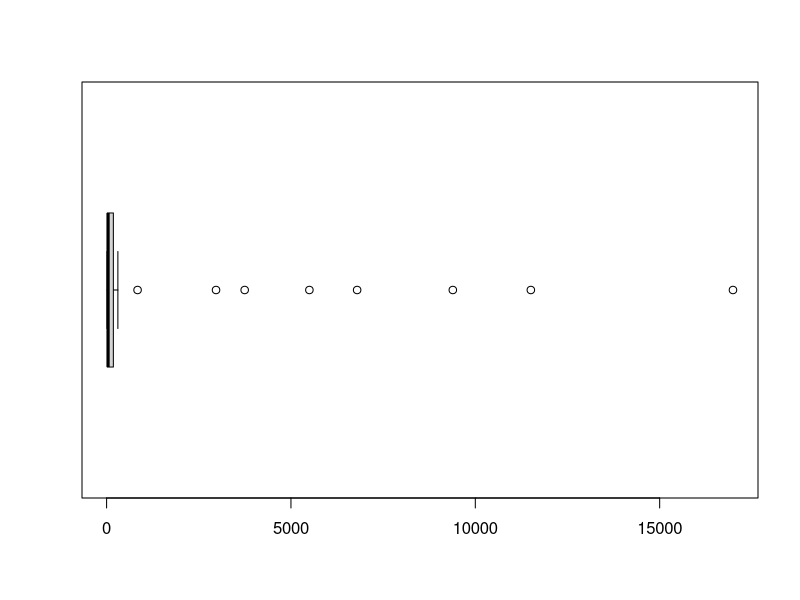
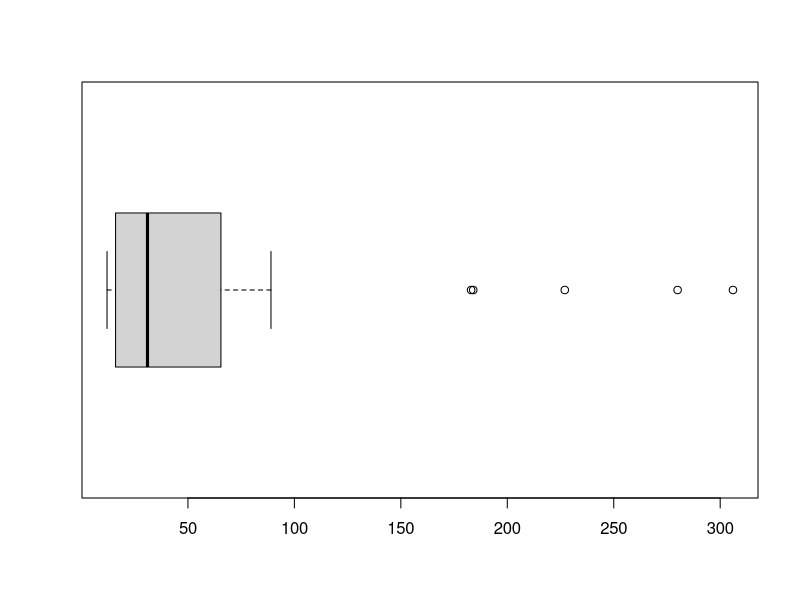

Recreate these plots in R, in order.
#!/usr/bin/env Rscript
# LOAD DATA & INITIAL CHECKS
library("datasets")
# Areas (in 1k sq mi) of landmasses > 10k sq mi (n = 48)
data(islands)
# Many high outliers.
boxplot(islands, horizontal = TRUE)
# Numbers for the boxplot.
boxplot.stats(islands)

# DELETE OUTLIERS
# Delete 8 highest
islands.low <- islands[islands < 500]
boxplot(islands.low, horizontal = TRUE)
boxplot.stats(islands.low)
# CLEAN UP
# Unloads data sets package.
detach("package:datasets", unload = TRUE)
# Remove all objects from the workspace.
rm(list = ls())
